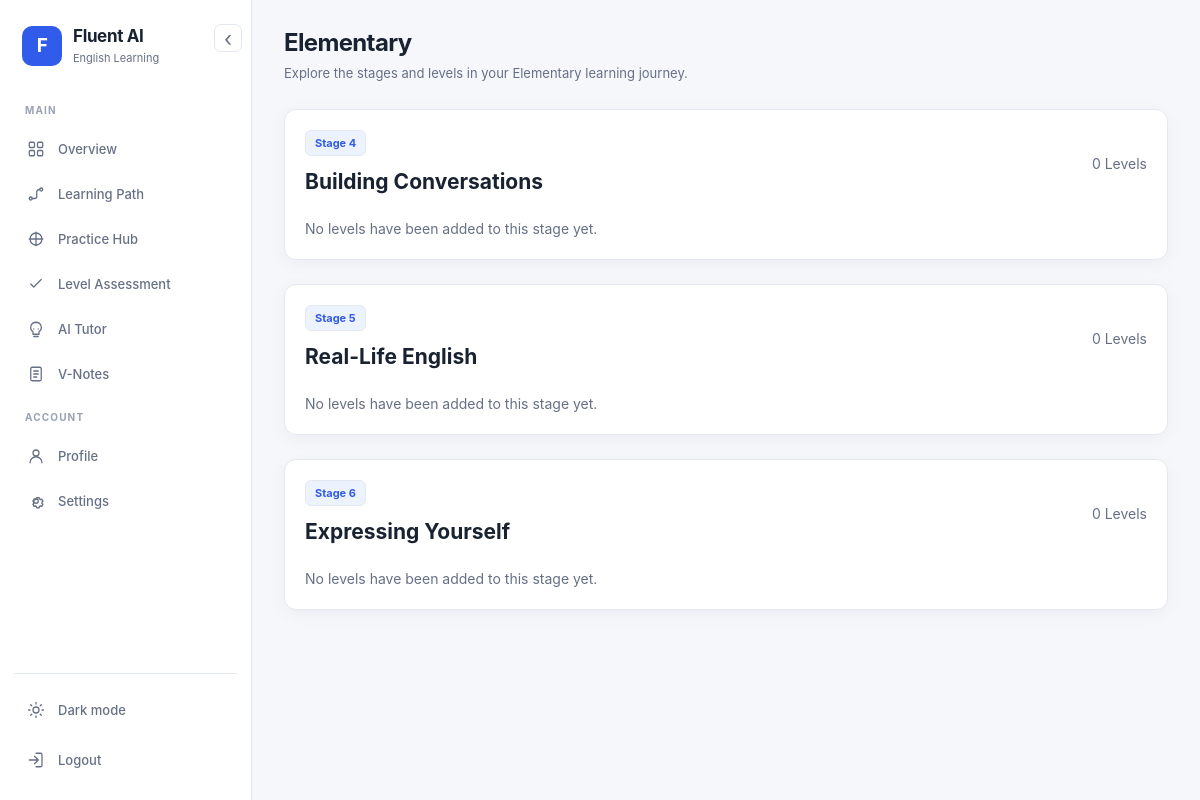
Page /learning-path/elementary/ (signed in) on the earlier database version.
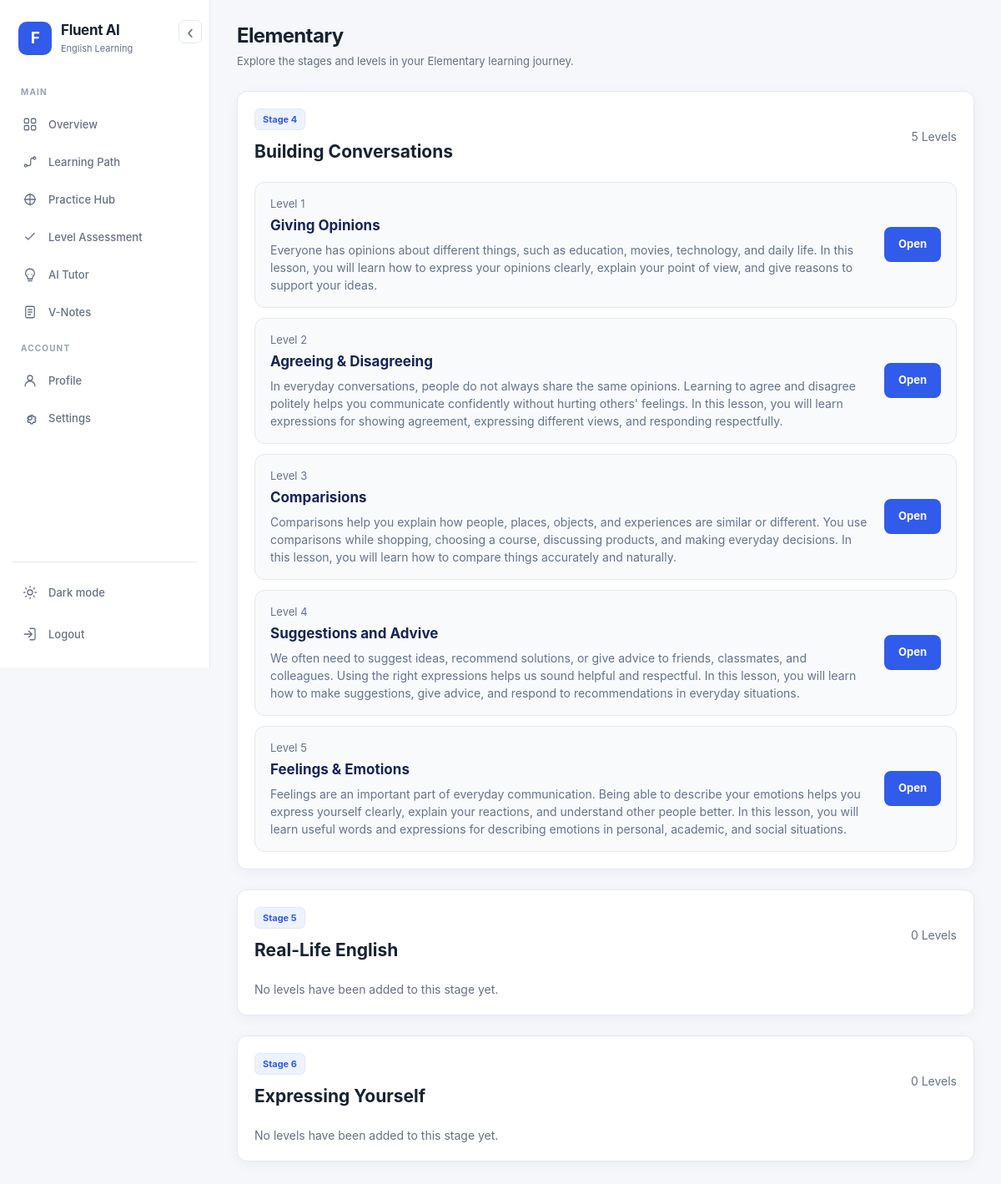
Same page on the later database version.
### learning/models.py (models this page shows, shortened)
class Lesson(models.Model):
    LEVEL_CHOICES = [
        ("BEGINNER", "Beginner"),
        ("ELEMENTARY", "Elementary"),
        ("INTERMEDIATE", "Intermediate"),
        ("ADVANCED", "Advanced"),
    ]
    level = models.CharField(max_length=20,choices=LEVEL_CHOICES)
    stage_number = models.PositiveIntegerField()
    topic_number = models.PositiveIntegerField()
    title = models.CharField(max_length=200)
    description = models.TextField()
    content = models.TextField()
    vocabulary = models.JSONField(default=list,blank=True)
    grammar_points = models.JSONField(default=list,blank=True)
    estimated_minutes = models.PositiveIntegerField(default=15)
    order = models.PositiveIntegerField(default=0)
    is_active = models.BooleanField(default=True)
    created_at = models.DateTimeField(auto_now_add=True)
    class Meta:
        ordering = ["level","stage_number","order"]

### learning/views.py (the view)
# urls.py: path("learning-path/<str:module_name>/",views.module_detail,name="module_detail",),
@login_required
def module_detail(request, module_name):
    module_map = {
        "beginner": {
            "key": "BEGINNER",
            "name": "Beginner",
        },
        "elementary": {
            "key": "ELEMENTARY",
            "name": "Elementary",
        },
        "intermediate": {
            "key": "INTERMEDIATE",
            "name": "Intermediate",
        },
        "advanced": {
            "key": "ADVANCED",
            "name": "Advanced",
        },
    }
    module = module_map.get(module_name.lower())
    if not module:
        return redirect("learning_path")
    stage_names = {
        1: "English Foundations",
        2: "Everyday English",
        3: "Basic Communication",
        4: "Building Conversations",
        5: "Real-Life English",
        6: "Expressing Yourself",
        7: "Confident Communication",
        8: "Professional English",
        9: "Natural English",
        10: "Precision & Nuance",
        11: "Powerful Communication",
        12: "English Mastery",
    }
    stages = []
    if module["key"] == "BEGINNER":
        stage_numbers = [1, 2, 3]
    elif module["key"] == "ELEMENTARY":
        stage_numbers = [4, 5, 6]
    elif module["key"] == "INTERMEDIATE":
        stage_numbers = [7, 8, 9]
    else:
        stage_numbers = [10, 11, 12]
    for stage_number in stage_numbers:
        lessons = Lesson.objects.filter(
            level=module["key"],
            stage_number=stage_number,
            is_active=True
        ).order_by("topic_number")
        stages.append({
            "number": stage_number,
            "name": stage_names[stage_number],
            "lessons": lessons,
        })
    return render(
        request,
        "module_detail.html",
        {
            "module": module,
            "stages": stages,
        }
    )

### learning/templates/module_detail.html (shortened to what this page needs)
{% extends "base.html" %}
{% block content %}
<div class="topbar">
    <div class="page-title">
        <h1>{{ module.name }}</h1>
        <p>
            Explore the stages and levels in your {{ module.name }} learning journey.
        </p>
    </div>
</div>
{% for stage in stages %}
<div class="card" style="margin-bottom:24px;">
    <div style="
        display:flex;
        justify-content:space-between;
        align-items:center;
        gap:15px;
        flex-wrap:wrap;
    ">
        <div>
            <span class="badge">
                Stage {{ stage.number }}
            </span>
            <h2 style="margin-top:10px;">
                {{ stage.name }}
            </h2>
        </div>
        <span class="muted">
            {{ stage.lessons|length }} Levels
        </span>
    </div>
    <div style="
        margin-top:20px;
        display:flex;
        flex-direction:column;
        gap:12px;
    ">
        {% for lesson in stage.lessons %}
        <div style="
            padding:16px 18px;
            border:1px solid #e5e7eb;
            border-radius:12px;
            background:#f8fafc;
            display:flex;
            justify-content:space-between;
            align-items:center;
            gap:15px;
        ">
            <div>
                <div style="
                    font-size:13px;
                    color:#64748b;
                    margin-bottom:4px;
                ">
                    Level {{ lesson.topic_number }}
                </div>
                <div style="
                    font-size:17px;
                    font-weight:700;
                    color:#172554;
                ">
                    {{ lesson.title }}
                </div>
                <div style="
                    margin-top:5px;
                    color:#64748b;
                    font-size:14px;
                ">
                    {{ lesson.description }}
                </div>
            </div>
            <a
                href="{% url 'lesson_detail' lesson.id %}"
                class="btn btn-primary"
            >
                Open
            </a>
        </div>
        {% empty %}
        <p class="muted">
            No levels have been added to this stage yet.
        </p>
        {% endfor %}
    </div>
</div>
{% endfor %}
{% endblock %}

### learning/templates/base.html (shortened to what this page needs)
{% load static %}
<!DOCTYPE html>
<html lang="en" data-theme="light">
<head>
</head>
<body>
{% if user.is_authenticated %}
<div class="app-layout">
    <aside class="sidebar" id="appSidebar" aria-label="Main navigation">
        <button
            type="button"
            class="sidebar-toggle"
            id="sidebarToggle"
            aria-label="Collapse sidebar"
            aria-expanded="true"
            title="Collapse sidebar">
            <span id="sidebarArrow" aria-hidden="true">‹</span>
        </button>
        <a href="{% url 'dashboard' %}" class="brand" aria-label="Fluent AI home">
            <div class="brand-icon">F</div>
            <div class="brand-copy">
                <h2>Fluent AI</h2>
                <span>English Learning</span>
            </div>
        </a>
        <nav class="sidebar-nav">
            <div class="nav-title">Main</div>
            <a href="{% url 'dashboard' %}" class="nav-link" title="Overview">
                <span class="nav-icon" aria-hidden="true">
                    <svg viewBox="0 0 24 24"><rect x="3" y="3" width="7" height="7" rx="1.5"/><rect x="14" y="3" width="7" height="7" rx="1.5"/><rect x="3" y="14" width="7" height="7" rx="1.5"/><rect x="14" y="14" width="7" height="7" rx="1.5"/></svg>
                </span>
                <span class="nav-label">Overview</span>
            </a>
            <a href="{% url 'learning_path' %}" class="nav-link" title="Learning Path">
                <span class="nav-icon" aria-hidden="true">
                    <svg viewBox="0 0 24 24"><circle cx="5" cy="18" r="2"/><circle cx="19" cy="6" r="2"/><path d="M7 18h3a3 3 0 0 0 3-3v-6a3 3 0 0 1 3-3h1"/></svg>
                </span>
                <span class="nav-label">Learning Path</span>
            </a>
            <a href="{% url 'practice' %}" class="nav-link" title="Practice Hub">
                <span class="nav-icon" aria-hidden="true">
                    <svg viewBox="0 0 24 24"><path d="M12 3v18M3 12h18"/><circle cx="12" cy="12" r="8"/></svg>
                </span>
                <span class="nav-label">Practice Hub</span>
            </a>
            <a href="{% url 'assessment' %}" class="nav-link" title="Level Assessment">
                <span class="nav-icon" aria-hidden="true">
                    <svg viewBox="0 0 24 24"><path d="m5 12 4 4L19 6"/></svg>
                </span>
                <span class="nav-label">Level Assessment</span>
            </a>
            <a href="{% url 'ai_tutor' %}" class="nav-link" title="AI Tutor">
                <span class="nav-icon" aria-hidden="true">
                    <svg viewBox="0 0 24 24"><path d="M12 3a7 7 0 0 0-4 12.74V19h8v-3.26A7 7 0 0 0 12 3Z"/><path d="M9 22h6M9 12h.01M15 12h.01"/></svg>
                </span>
                <span class="nav-label">AI Tutor</span>
            </a>
            <a href="{% url 'vnotes' %}" class="nav-link" title="V-Notes">
                <span class="nav-icon" aria-hidden="true">
                    <svg viewBox="0 0 24 24"><rect x="5" y="3" width="14" height="18" rx="2"/><path d="M9 8h6M9 12h6M9 16h4"/></svg>
                </span>
                <span class="nav-label">V-Notes</span>
            </a>
            <div class="nav-title">Account</div>
            <a href="{% url 'profile' %}" class="nav-link" title="Profile">
                <span class="nav-icon" aria-hidden="true">
                    <svg viewBox="0 0 24 24"><circle cx="12" cy="8" r="4"/><path d="M4 21a8 8 0 0 1 16 0"/></svg>
                </span>
                <span class="nav-label">Profile</span>
            </a>
            <a href="{% url 'settings' %}" class="nav-link" title="Settings">
                <span class="nav-icon" aria-hidden="true">
                </span>
                <span class="nav-label">Settings</span>
            </a>
        </nav>
        <div class="sidebar-footer">
            <button
                type="button"
                class="nav-link theme-toggle"
                id="desktopThemeToggle"
                title="Switch colour theme"
                aria-label="Switch to dark mode" style="width: 100%;">
                <span class="nav-icon" aria-hidden="true">
                    <svg viewBox="0 0 24 24" id="themeIcon">
                        <circle cx="12" cy="12" r="4"/>
                        <path d="M12 2v2M12 20v2M4.93 4.93l1.42 1.42M17.65 17.65l1.42 1.42M2 12h2M20 12h2M4.93 19.07l1.42-1.42M17.65 6.35l1.42-1.42"/>
                    </svg>
                </span>
                <span class="nav-label theme-label">Dark mode</span>
            </button>
            <form method="post" action="{% url 'logout' %}" class="logout-form">
                <button class="nav-link logout-btn" type="submit" title="Logout">
                    <span class="nav-icon" aria-hidden="true">
                        <svg viewBox="0 0 24 24"><path d="M10 17l5-5-5-5M15 12H3"/><path d="M12 3h6a2 2 0 0 1 2 2v14a2 2 0 0 1-2 2h-6"/></svg>
                    </span>
                    <span class="nav-label">Logout</span>
                </button>
            </form>
        </div>
    </aside>
    <main class="main-content">
        {% block content %}{% endblock %}
    </main>
</div>
{% else %}
{% block public_content %}{% endblock %}
{% endif %}
</body>
</html>

Differences in the rows shown:
added Lesson: topic_number "1", title "Giving Opinions", description "Everyone has opinions about different things, such as education, movies, technology, and daily life. In this lesson, you will learn how to express your opinions clearly, explain your point of view, and give reasons to support your ideas."
added Lesson: topic_number "2", title "Agreeing & Disagreeing", description "In everyday conversations, people do not always share the same opinions. Learning to agree and disagree politely helps you communicate confidently without hurting others' feelings. In this lesson, you will learn expressions for showing agreement, expressing different views, and responding respectfully."
added Lesson: topic_number "3", title "Comparisions", description "Comparisons help you explain how people, places, objects, and experiences are similar or different. You use comparisons while shopping, choosing a course, discussing products, and making everyday decisions. In this lesson, you will learn how to compare things accurately and naturally."
added Lesson: topic_number "4", title "Suggestions and Advive", description "We often need to suggest ideas, recommend solutions, or give advice to friends, classmates, and colleagues. Using the right expressions helps us sound helpful and respectful. In this lesson, you will learn how to make suggestions, give advice, and respond to recommendations in everyday situations."
added Lesson: topic_number "5", title "Feelings & Emotions", description "Feelings are an important part of everyday communication. Being able to describe your emotions helps you express yourself clearly, explain your reactions, and understand other people better. In this lesson, you will learn useful words and expressions for describing emotions in personal, academic, and social situations."
Other differences:
new list line: "Stage 4 Building Conversations 5 Levels"
list line gone: "Stage 4 Building Conversations 0 Levels No levels have been added to this stage yet."
